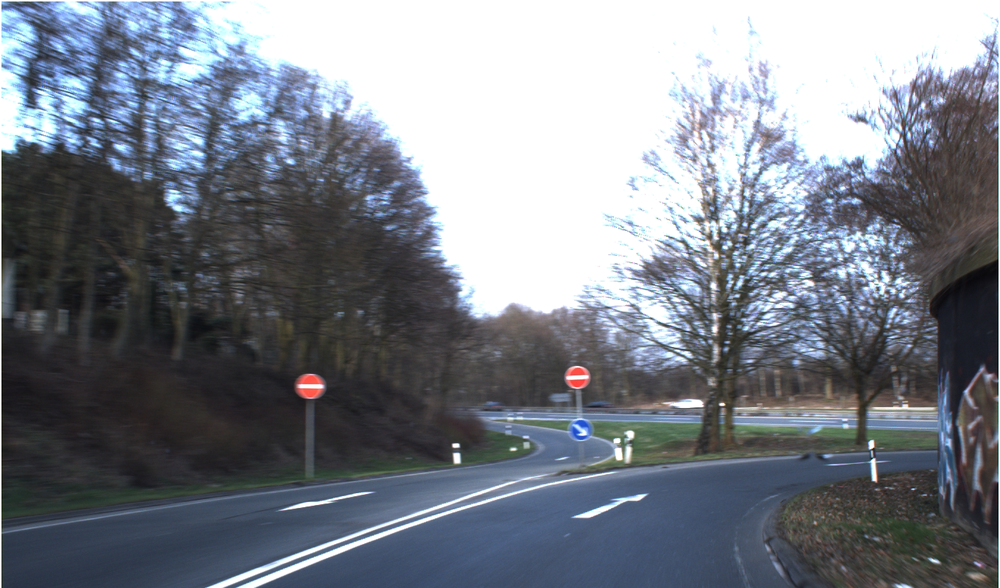
#> input picture VA-P2/Material Señales/00446.ppm, 1000 x 588 px, shrunk from 1360 x 800 before the run
$ python prueba3.py
#> lines starting #> are read from the running program, lines starting #| are printed output that depends on the picture; after the words box and inside, x2 and y2 are one past the last pixel; in counts of white or black regions, pixels touching at a corner belong together
import cv2
import numpy as np

# Cargar la imagen
image = cv2.imread("Material Señales/00446.ppm")
#> image is the input picture: shape (588, 1000, 3); mean B, G, R 135.7, 126.8, 121.1
gray = cv2.cvtColor(image, cv2.COLOR_BGR2GRAY)
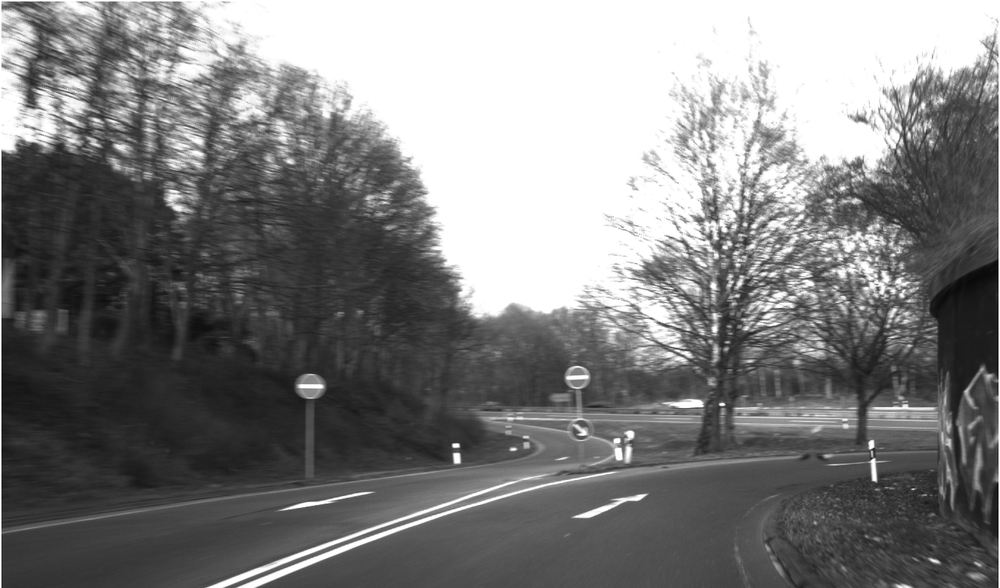
#> gray: shape (588, 1000); min 0, max 255, mean 126.1
hsv = cv2.cvtColor(image, cv2.COLOR_BGR2HSV)
#> hsv: shape (588, 1000, 3); mean H, S, V 74.2, 38.9, 137.8

# Definir rangos de colores para la detección
lower_blue = np.array([110, 50, 50])
upper_blue = np.array([130, 255, 255])

lower_white = np.array([0, 0, 200])
upper_white = np.array([180, 30, 255])

# Crear una máscara para las zonas azules
mask = cv2.inRange(hsv, lower_blue, upper_blue)
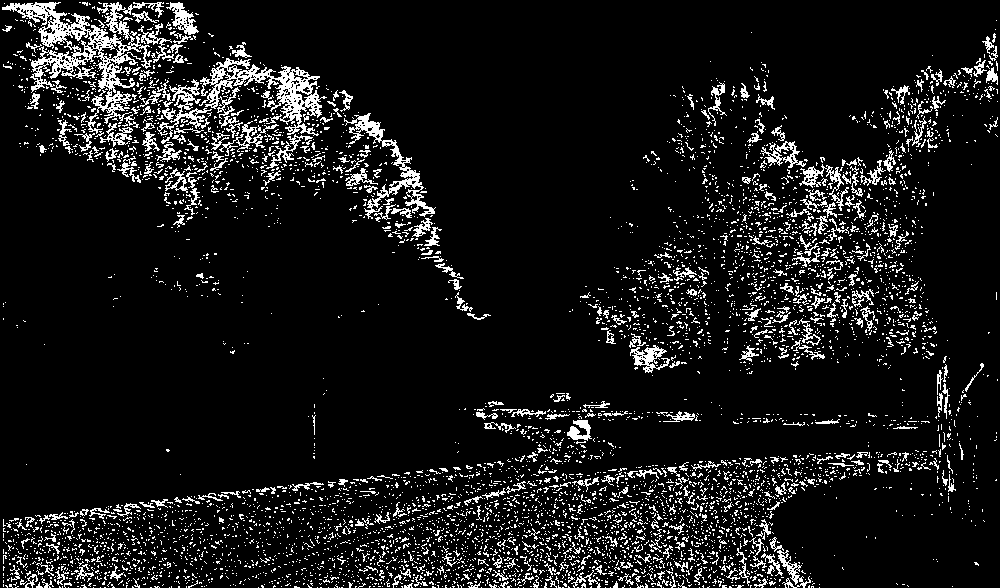
#> mask: shape (588, 1000); 9.3% white in thin lines or dots

# Aplicar un desenfoque para reducir el ruido en la máscara
blurred_mask = cv2.GaussianBlur(mask, (5, 5), 0)
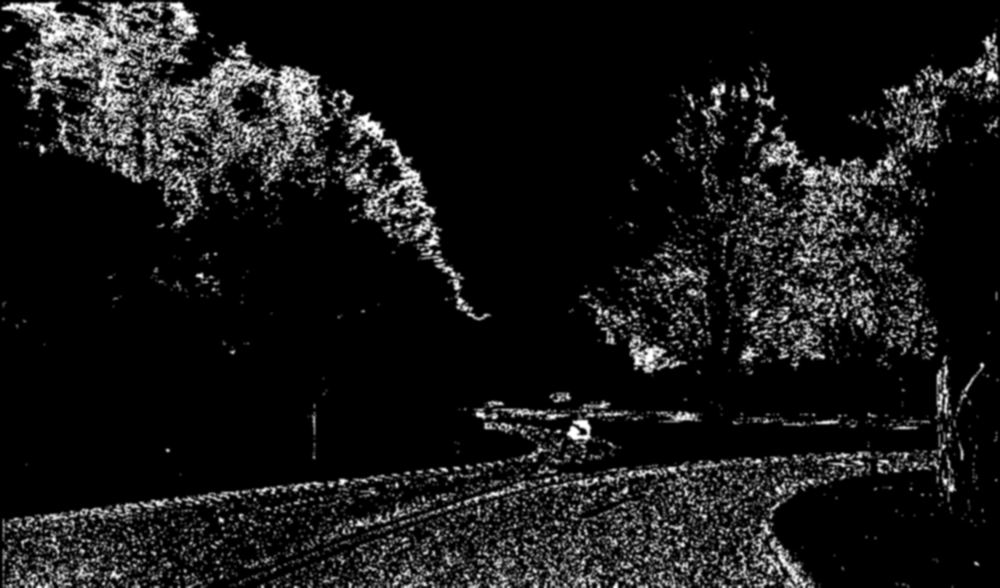
#> blurred_mask: shape (588, 1000); min 0, max 255, mean 23.8

# Detección de círculos usando HoughCircles
circles = cv2.HoughCircles(
    blurred_mask,
    cv2.HOUGH_GRADIENT_ALT,
    dp=1,
    minDist=10,
    param1=100,
    param2=0.5,
    minRadius=1,
    maxRadius=50
)
#> circles = [[183, 102, 12.96], [582, 432, 8.24]]

canvas = np.zeros_like(image)
if circles is not None:
    circles = np.uint16(np.around(circles))
#> circles = [[183, 102, 13], [582, 432, 8]]
    for circle in circles[0, :]:
        x, y, r = circle
        # Asegurarse de que los valores no estén fuera de los límites de la imagen
        x = np.clip(x, r, gray.shape[1] - r)
        y = np.clip(y, r, gray.shape[0] - r)

        # Recortar la región del círculo para buscar triángulos dentro
        roi = gray[max(0, y - r):min(gray.shape[0], y + r), max(0, x - r):min(gray.shape[1], x + r)]

        roi = cv2.cvtColor(roi, cv2.COLOR_GRAY2BGR)
        roi_hsv = cv2.cvtColor(roi, cv2.COLOR_BGR2HSV)

        # Crear máscaras para el blanco y azul
        mask_blue = cv2.inRange(roi_hsv, lower_blue, upper_blue)
        mask_white = cv2.inRange(roi_hsv, lower_white, upper_white)
        combined_mask = cv2.bitwise_or(mask_blue, mask_white)

        masked_roi = cv2.bitwise_and(roi, roi, mask=combined_mask)

        # Dibujar el círculo y mostrar la región segmentada
        if cv2.countNonZero(combined_mask) > 105:
            edges = cv2.Canny(mask_white, 100, 150, apertureSize=3)

            if edges.size > 0:
                cv2.imshow("edges", edges)
                cv2.waitKey(0)
                cv2.destroyAllWindows()
                contours, _ = cv2.findContours(edges, cv2.RETR_EXTERNAL, cv2.CHAIN_APPROX_SIMPLE)
                for cnt in contours:
                    area = cv2.contourArea(cnt)
                    if area > 1:
                        peri = cv2.arcLength(cnt, True)
                        approx = cv2.approxPolyDP(cnt, 0.03 * peri, True)

                        # Ajusta estos valores para la forma de flecha que buscas
                        if len(approx) >= 6 and len(approx) <= 6:
                            cv2.circle(canvas, (x, y), r, (0, 255, 0), 2)
#> this loop made 2 passes
#> pass 1, `roi = gray[max(0, y - r):min(gray.shape[0], y + r), max(0, x - r):min(..`:
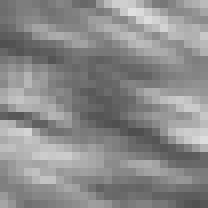
#> roi: shape (26, 26) (shown 8 times larger); min 78, max 224, mean 138.8
#> after the loop: canvas: shape (588, 1000, 3); every value is 0

cv2.imshow("Detected Triangles", canvas)
cv2.waitKey(0)
cv2.destroyAllWindows()

$ run again, with VA-P2/Material Señales/00001.ppm copied over VA-P2/Material Señales/00446.ppm
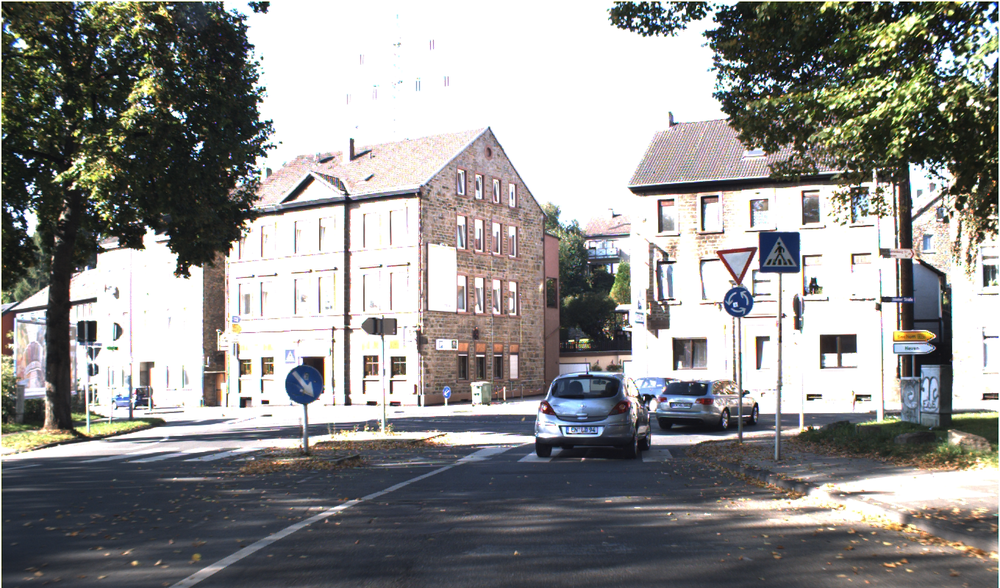
#> input picture VA-P2/Material Señales/00001.ppm, 1000 x 588 px, shrunk from 1360 x 800 before the run
#> image is the input picture: shape (588, 1000, 3); mean B, G, R 143.3, 144.9, 145.4
#> hsv: shape (588, 1000, 3); mean H, S, V 56.6, 40.2, 152.9
#> `mask = cv2.inRange(hsv, lower_blue, upper_blue)`:
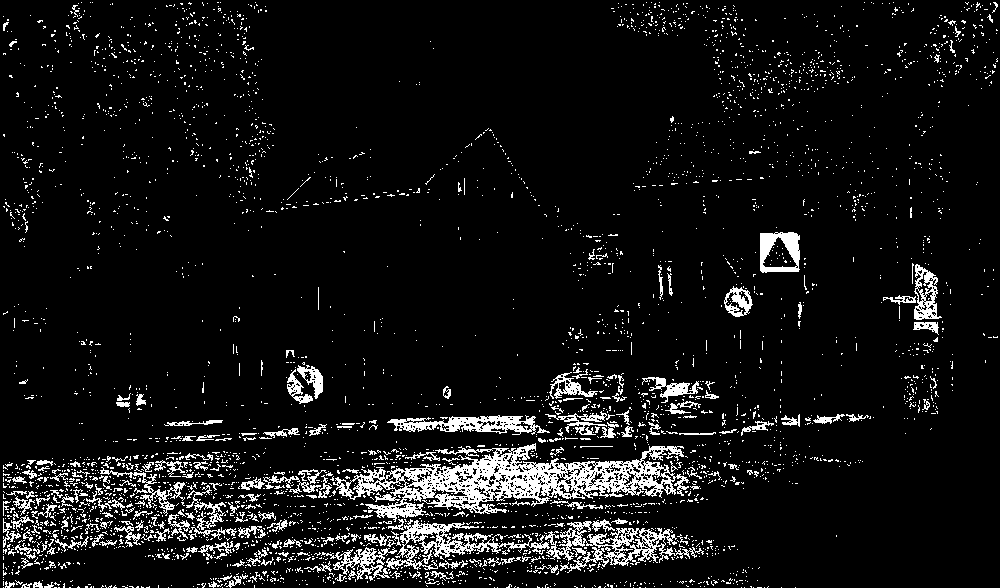
#> mask: shape (588, 1000); 7.6% white in thin lines or dots
#> `circles = cv2.HoughCircles( blurred_mask, cv2.HOUGH_GRADIENT_ALT, dp=1..`: circles = [[778, 255, 19.46], [572, 396, 21.28], [299, 384, 16.93], [19, 504, 19.09], [740, 301, 13.06], [921, 310, 15.9], [400, 520, 15.45]]
#> `circles = np.uint16(np.around(circles))`: circles = [[778, 255, 19], [572, 396, 21], [299, 384, 17], [19, 504, 19], [740, 301, 13], [921, 310, 16], [400, 520, 15]]
#> the loop `for circle in circles[0, :]:` made 7 passes
#> (x, y, r, contours) on pass 3: (299, 384, 17, 1 contour, all with area under 20)
#> after the loop `for circle in circles[0, :]:`:
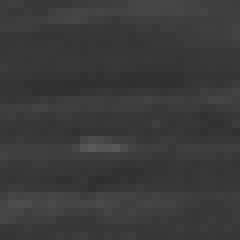
#> roi: shape (30, 30, 3) (shown 8 times larger); min 46, max 90, mean 58.2

$ run again, with VA-P2/Material Señales/00023.ppm copied over VA-P2/Material Señales/00446.ppm
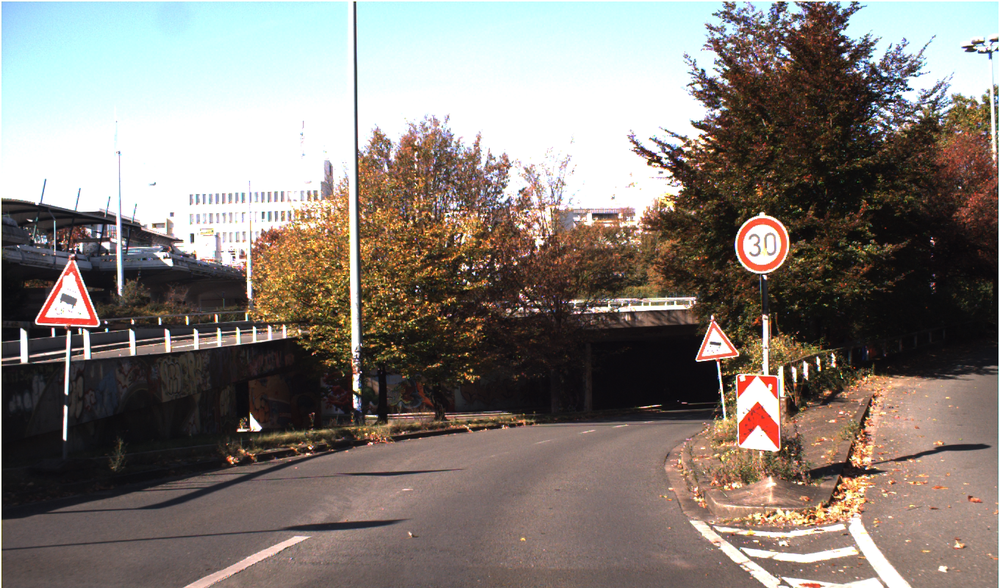
#> input picture VA-P2/Material Señales/00023.ppm, 1000 x 588 px, shrunk from 1360 x 800 before the run
#> image is the input picture: shape (588, 1000, 3); mean B, G, R 119, 125.3, 133.2
#> `gray = cv2.cvtColor(image, cv2.COLOR_BGR2GRAY)`:
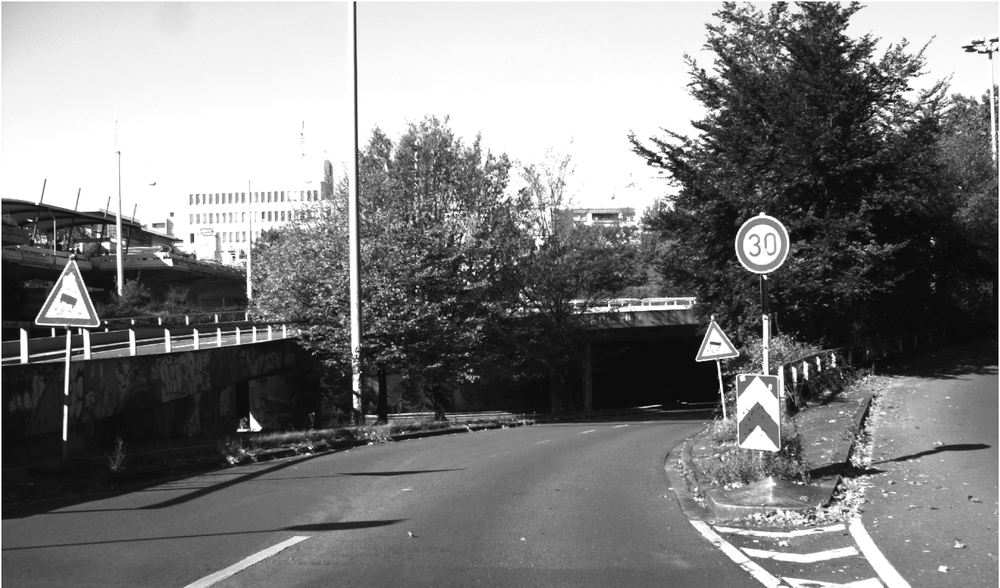
#> gray: shape (588, 1000); min 0, max 255, mean 127
#> hsv: shape (588, 1000, 3); mean H, S, V 48.7, 59.7, 139.8
#> `mask = cv2.inRange(hsv, lower_blue, upper_blue)`:
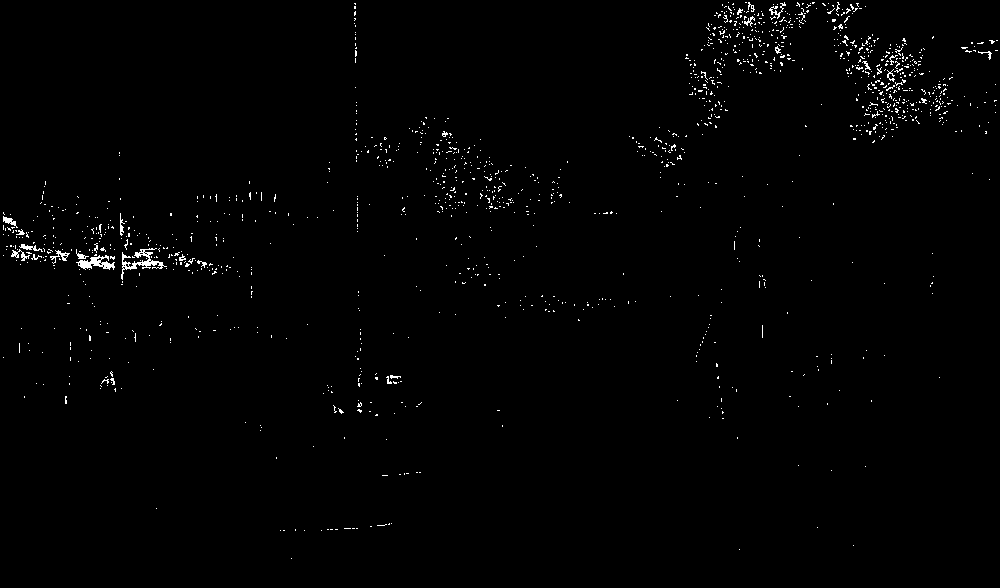
#> mask: shape (588, 1000); 0.96% white in thin lines or dots
#> `circles = cv2.HoughCircles( blurred_mask, cv2.HOUGH_GRADIENT_ALT, dp=1..`: circles = [[128, 263, 7.02]]
#> `circles = np.uint16(np.around(circles))`: circles = [[128, 263, 7]]
#> the loop `for circle in circles[0, :]:` made 1 pass

$ run again, with VA-P2/Material Señales/00040.ppm copied over VA-P2/Material Señales/00446.ppm
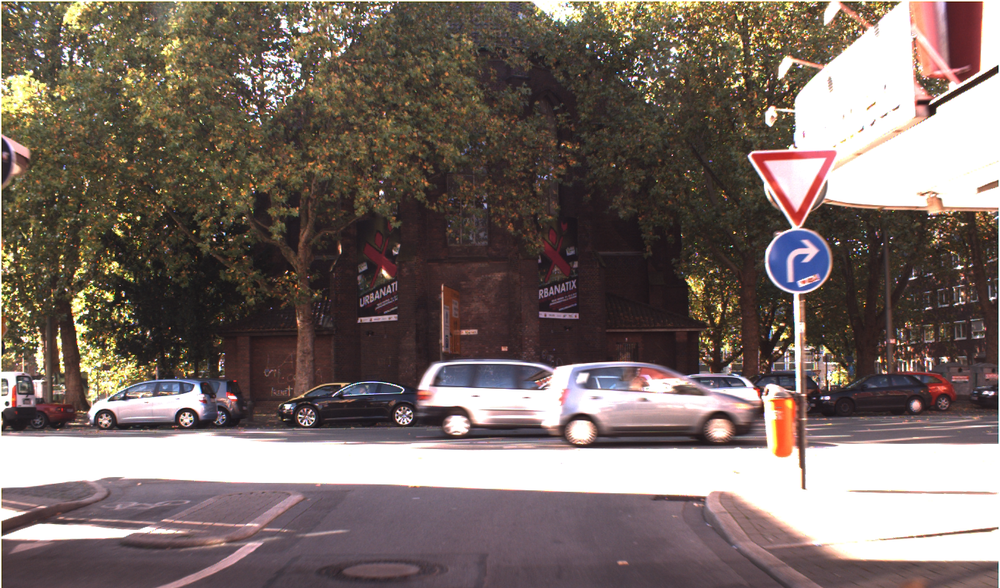
#> input picture VA-P2/Material Señales/00040.ppm, 1000 x 588 px, shrunk from 1360 x 800 before the run
#> image is the input picture: shape (588, 1000, 3); mean B, G, R 101.9, 107.4, 120.6
#> hsv: shape (588, 1000, 3); mean H, S, V 63.3, 60, 122.1
#> `mask = cv2.inRange(hsv, lower_blue, upper_blue)`:
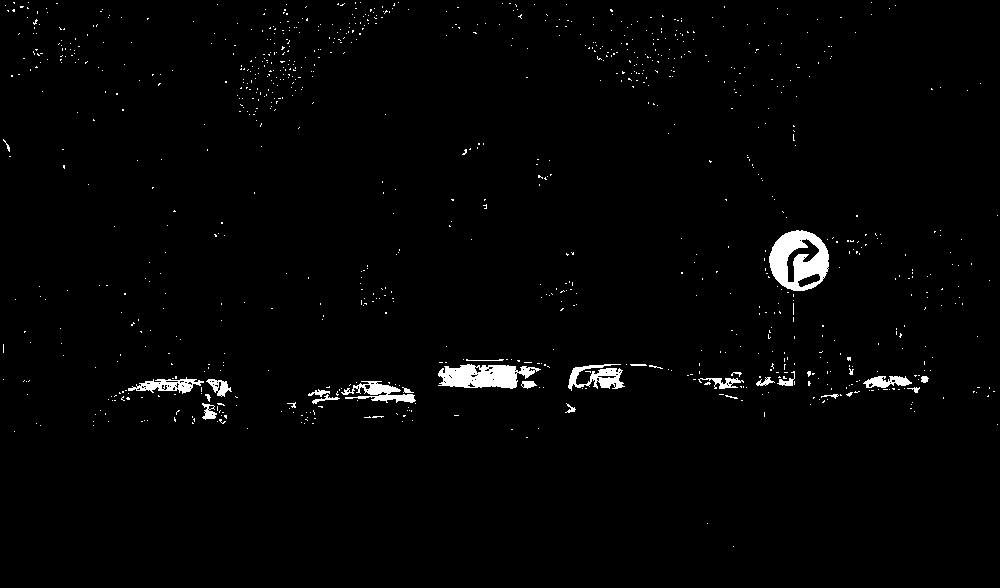
#> mask: shape (588, 1000); 1.7% white; 941 white regions (913 under 20 px), largest, box (x1, y1, x2, y2) and area: (769, 230, 829, 291) 2266, (438, 364, 541, 389) 1688, (568, 364, 625, 391) 761
#> `circles = cv2.HoughCircles( blurred_mask, cv2.HOUGH_GRADIENT_ALT, dp=1..`: circles = [[801, 262, 30.2], [801, 262, 16.56], [530, 379, 11.56], [182, 385, 7.95]]
#> `circles = np.uint16(np.around(circles))`: circles = [[801, 262, 30], [801, 262, 17], [530, 379, 12], [182, 385, 8]]
#> the loop `for circle in circles[0, :]:` made 4 passes
#> (x, y, r, contours) on pass 2: (801, 262, 17, 7 contours, all with area under 20)
#> after the loop `for circle in circles[0, :]:`:
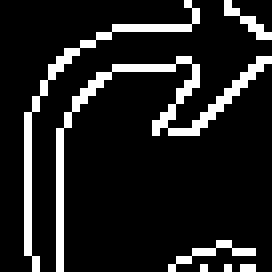
#> edges: shape (34, 34) (shown 8 times larger); 12.6% white in thin lines or dots
